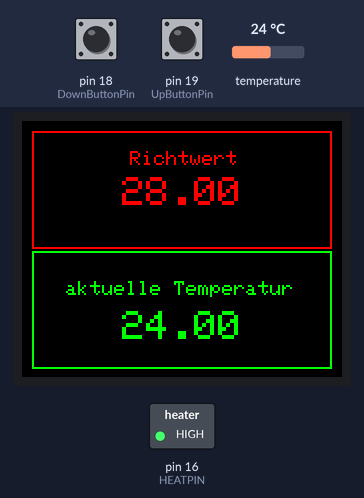
The program below on a simulated Arduino Uno, built with avr-gcc and run on an emulated ATmega328P. On the bench: 160×128 colour display, switched loads named in the program (green lamp = pin HIGH). Inputs (shaded band) come from the test bench; at power-on: temperature 24 °C, pin 18 (DownButtonPin) HIGH, pin 19 (UpButtonPin) HIGH.

Above: at 1.5 s.
1.6 s: temperature set to 12 °C
At 2.4 s:
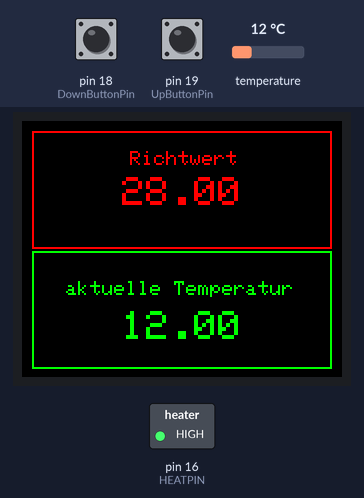
3.3 s: pin 18 (DownButtonPin) pulled LOW for 3.2 s
At 6.7 s:
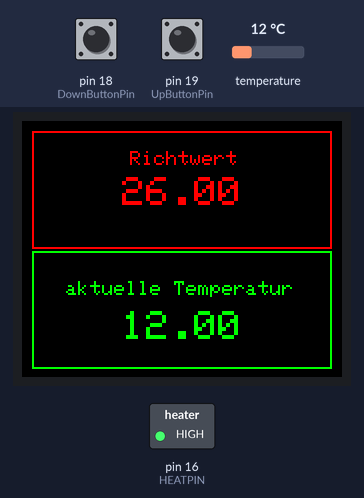
8.0 s: pin 18 (DownButtonPin) pulled LOW for 1.1 s
At 9.7 s:
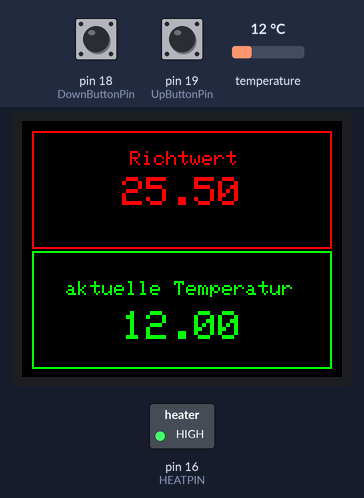
10.6 s: temperature set to 19 °C
At 12.5 s:
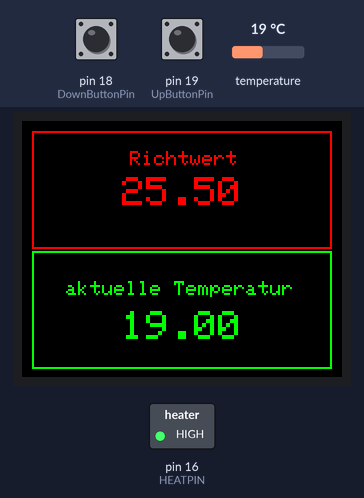
12.8 s: pin 19 (UpButtonPin) pulled LOW for 1.1 s
At 13.9 s:
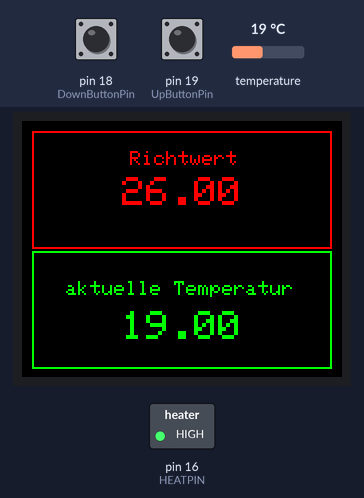
15.4 s: pin 19 (UpButtonPin) pulled LOW for 1.1 s
At 16.9 s:
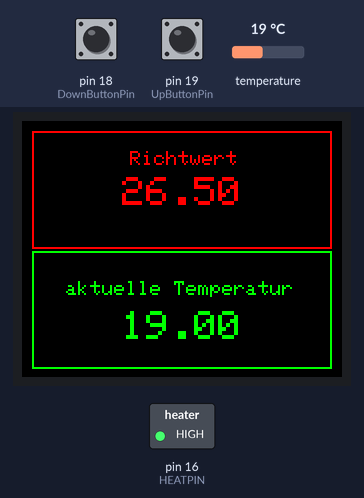
Timing chart, 0 to 18.4 s (numbered marks = the images above; inputs shaded):
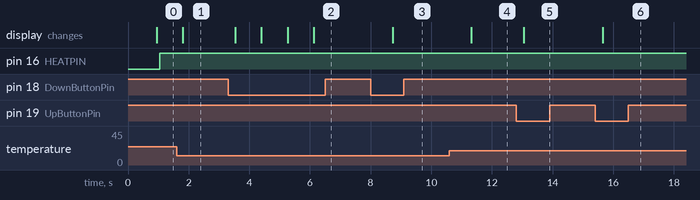

Measured:
- after the input at 1.6 s, the display: changes after 0.21 s (image 1)
- after the input at 3.3 s, the display: first changes after 0.24 s (image 2 shows a later state)
- after the input at 8.0 s, the display: changes after 0.73 s (image 3)
- after the input at 10.6 s, the display: changes after 0.72 s (image 4)
- after the input at 12.8 s, the display: changes after 0.25 s (image 5)
- after the input at 15.4 s, the display: changes after 0.25 s (image 6)

The program:

main.cpp
```cpp
// Geschrieben für Arduino Uno Rev3 SMD
#include <Arduino.h>          // Standard Arduino library
#include <Adafruit_GFX.h>     // Core graphics library for displays (used for text, shapes, etc.)
#include <Adafruit_ST7735.h>  // Hardware-specific library for ST7735 (128x160 pixel TFT display)
#include <DS18B20.h>          // Temperature sensor library for DS18B20 temperature sensor (1-Wire)

// Color definitions
#define BLACK 0x0000
#define BLUE 0x001F
#define RED 0xF800
#define GREEN 0x07E0
#define CYAN 0x07FF
#define MAGENTA 0xF81F
#define YELLOW 0xFFE0
#define WHITE 0xFFFF

// Display Verkabelung
// CLK/SCL 13                                   // CLK != SCLK = SCK = SCL (Serial) Clock
// SDA 11                                       // SDA (Serial Data)
#define TFT_RS 5                                // RS = DC = A0
#define TFT_RST 6                               // RST = Reset
#define TFT_CS 7                                // CS = ?

// Gerät "tft" dem angeschlossenen Bildschirm mit den entsprchenden Pins zuweisen. CLK/SCL und SDA werden automatisch zugewiesen
Adafruit_ST7735 tft = Adafruit_ST7735(TFT_CS, TFT_RS, TFT_RST);

#define UpButtonPin 19                          // Knopf zum Hochschalten
#define DownButtonPin 18                        // Knopf zum Runterschalten

// Input/Output
#define TEMPPIN 17                              // Eingang vom DS18B20 Temperatursensor
#define HEATPIN 16                              // Ausgang zum Relais / PIN 1 geht nicht aus Gründen

OneWire oneWire(TEMPPIN);                       // Create a OneWire object with the TEMPPIN
DS18B20 ds(&oneWire);                           // Pass the OneWire object to the DS18B20 constructor
                                                // ds ruft Werte vom Temperatursensor ab


// Variablen definieren
float t;                                        // die ausgelesene Temperatur
float target_t = 28.0;                          // Ausgangs-Zieltemperatur
float target_max = 33.0;                        // Maximaltemperatur
float target_min = 23.0;                        // Minimaltemperatur
float target_range = 1.1;                         // Temperaturbereich um die Zieltemperatur
float step_size = 0.5;                          // Schrittgröße zum umschalten

void setup()                                    // SETUP-START
{
  Serial.begin(9600);                           // Bitrate festlegen, 9600 ist Standard
  ds.begin();                                   // Initialisierung des Temperatursensors

  pinMode(TEMPPIN, INPUT);                      // TEMPPIN als Eingang definiert
  pinMode(HEATPIN, OUTPUT);                     // HEATPIN als Ausgang definiert
  pinMode(UpButtonPin, INPUT_PULLUP);           // UpButtonPin als Eingang mit Pullup-Widerstand definiert
  pinMode(DownButtonPin, INPUT_PULLUP);         // DownButtonPin als Eingang mit Pullup-Widerstand definiert
                                                // INPUT_PULLUP setzt den Pin standardmäßig auf HIGH -> zum betätigen muss er LOW gesetzt werden über Verbindung nach GND
                                                // Dies sorgt für weniger/keine Störungen im Button-Signal, weil diese bei kleinen Spannungen schnell "falsch an" sein können
                                                // siehe Funktion "isUpButtonPressed()" und "isDownButtonPressed()" -> schalten auf LOW

  tft.initR(INITR_BLACKTAB);                    // ST7735S chip initialisieren, Farbthema schwarz
  tft.setTextSize(2);                           // Textgröße von 1 - 4
  tft.setRotation(3);                           // Rotation von 1 - 4 in 90° Schritten
  tft.fillScreen(BLACK);                        // Hintergrund schwarz
  tft.drawRect(5, 5, 150, 59, RED);             // zeichne ein rotes Rechteck
  tft.setCursor(54, 15);                        // Anfangspunkt zum Schreiben definieren (oberster linkster Punkt)
  tft.setTextColor(RED);                        // Textfarbe rot
  tft.setTextSize(1);
  tft.println("Richtwert");                     // schreibe "Richtwert" mit Zeilenumbruch
  tft.drawRect(5, 65, 150, 59, GREEN);          // zeichne ein grünes Rechteck
  tft.setCursor(22, 80);
  tft.setTextColor(GREEN);
  tft.setTextSize(1);
  tft.println("aktuelle Temperatur");
}

// Funktionen definieren

bool isUpButtonPressed() {                      // Abfrage, ob der UpButton gedrückt ist
  return digitalRead(UpButtonPin) == LOW;       // Wenn er gedrückt ist, gibt digitalRead(UpButtonPin) ein LOW zurück -> return true / wenn nicht, dann HIGH -> return false
}

bool isDownButtonPressed() {                    // Abfrage, ob der DownButton gedrückt ist
  return digitalRead(DownButtonPin) == LOW;     // siehe oben. Diese Logik verhindert ein "if Bedingung = true, return true / if Bedingung = false, return false"
}

void increaseTargetTemp() {                     // Erhöhen der Zieltemperatur
  if(target_t < target_max){                    // Wenn Zieltemperatur kleiner als Maximaltemperatur
    target_t += step_size;                      // erhöhe Zieltemperatur um vorgegebene Schrittgröße
  }
}

void decreaseTargetTemp() {                     // Verringern der Zieltemperatur
  if(target_t > target_min){                    // Wenn Zieltemperatur größer als Minimaltemperatur
    target_t -= step_size;                      // verringere Zieltemperatur um vorgegebene Schrittgröße
  }
}

void loop()                                     // LOOP-START
{
  ds.requestTemperatures();                     // Temperaturmessung anfordern
  delay(750);                                   // Wartezeit für die Messung
  t = ds.getTempC();                            // Temperatur auslesen

  tft.fillRect(45, 90, 80, 25, BLACK);
  tft.setTextColor(GREEN);
  tft.setTextSize(2);
  tft.setCursor(50, 95);
  tft.print(t);                                 // zeige aktuelle gemessene Temperatur an

  tft.setCursor(50, 28);                        // Überschreiben der vorherigen Ergebnisse mit schwarz
  tft.setTextColor(BLACK);
  tft.print(target_t );


  if(isUpButtonPressed()) {                     // Wenn der UpButton gedrückt ist
    increaseTargetTemp();                       // erhöhe Zieltemperatur
  } else if(isDownButtonPressed()) {            // Wenn der DownButton gedrückt ist
    decreaseTargetTemp();                       // verringere Zieltemperatur
  }

  tft.setTextColor(RED);
  tft.setTextSize(2);                           // Textgröße erhöhen
  tft.setCursor(50, 28);                        // Anfangspunkt zum Schreiben
  tft.print(target_t);                          // zeige aktuelle Zieltemperatur an

  delay(100);

  if (t < (target_t - (target_range / 2))) {    // Wenn aktuelle Temperatur kleiner als Zieltemperatur - halber Temperaturbereich
    digitalWrite(HEATPIN, HIGH);                // schalte den HEATPIN ein
  }
  else if (t > (target_t + (target_range / 2))) {   // Wenn aktuelle Temperatur größer als Zieltemperatur + halber Temperaturbereich
    digitalWrite(HEATPIN, LOW);                     // schalte den HEATPIN aus
  }

}
```
